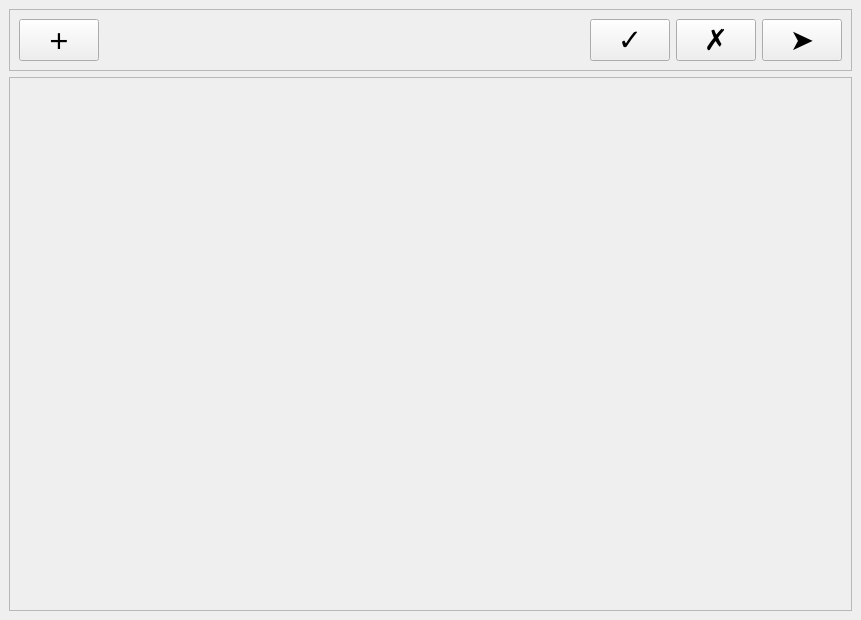
<?xml version="1.0" encoding="UTF-8"?>
<ui version="4.0">
 <class>Dashboard</class>
 <widget class="QMainWindow" name="Dashboard">
  <property name="geometry">
   <rect>
    <x>0</x>
    <y>0</y>
    <width>861</width>
    <height>620</height>
   </rect>
  </property>
  <property name="windowTitle">
   <string>Dashboard</string>
  </property>
  <widget class="QWidget" name="centralwidget">
   <layout class="QVBoxLayout" name="verticalLayout_4">
    <item>
     <widget class="QFrame" name="frame">
      <property name="minimumSize">
       <size>
        <width>200</width>
        <height>60</height>
       </size>
      </property>
      <property name="frameShape">
       <enum>QFrame::StyledPanel</enum>
      </property>
      <property name="frameShadow">
       <enum>QFrame::Raised</enum>
      </property>
      <layout class="QHBoxLayout" name="horizontalLayout">
       <item alignment="Qt::AlignBottom">
        <widget class="QPushButton" name="newNote">
         <property name="font">
          <font>
           <family>Garuda</family>
           <pointsize>18</pointsize>
           <weight>50</weight>
           <bold>false</bold>
          </font>
         </property>
         <property name="text">
          <string>🞤</string>
         </property>
        </widget>
       </item>
       <item>
        <spacer name="horizontalSpacer">
         <property name="orientation">
          <enum>Qt::Horizontal</enum>
         </property>
         <property name="sizeHint" stdset="0">
          <size>
           <width>40</width>
           <height>20</height>
          </size>
         </property>
        </spacer>
       </item>
       <item>
        <widget class="QPushButton" name="saveAll">
         <property name="sizePolicy">
          <sizepolicy hsizetype="Fixed" vsizetype="Fixed">
           <horstretch>0</horstretch>
           <verstretch>0</verstretch>
          </sizepolicy>
         </property>
         <property name="font">
          <font>
           <pointsize>22</pointsize>
           <weight>50</weight>
           <bold>false</bold>
          </font>
         </property>
         <property name="text">
          <string>✓</string>
         </property>
        </widget>
       </item>
       <item>
        <widget class="QPushButton" name="remove">
         <property name="sizePolicy">
          <sizepolicy hsizetype="Fixed" vsizetype="Fixed">
           <horstretch>0</horstretch>
           <verstretch>0</verstretch>
          </sizepolicy>
         </property>
         <property name="font">
          <font>
           <pointsize>22</pointsize>
           <weight>50</weight>
           <bold>false</bold>
          </font>
         </property>
         <property name="text">
          <string>✗</string>
         </property>
        </widget>
       </item>
       <item>
        <widget class="QPushButton" name="open">
         <property name="sizePolicy">
          <sizepolicy hsizetype="Fixed" vsizetype="Fixed">
           <horstretch>0</horstretch>
           <verstretch>0</verstretch>
          </sizepolicy>
         </property>
         <property name="font">
          <font>
           <pointsize>22</pointsize>
           <weight>50</weight>
           <bold>false</bold>
          </font>
         </property>
         <property name="text">
          <string>➤</string>
         </property>
        </widget>
       </item>
      </layout>
     </widget>
    </item>
    <item>
     <widget class="QScrollArea" name="scrollArea">
      <property name="widgetResizable">
       <bool>true</bool>
      </property>
      <widget class="QWidget" name="scrollAreaWidgetContents">
       <property name="geometry">
        <rect>
         <x>0</x>
         <y>0</y>
         <width>845</width>
         <height>519</height>
        </rect>
       </property>
       <layout class="QGridLayout" name="gridLayout_2"/>
      </widget>
     </widget>
    </item>
   </layout>
  </widget>
 </widget>
 <resources/>
 <connections/>
</ui>
